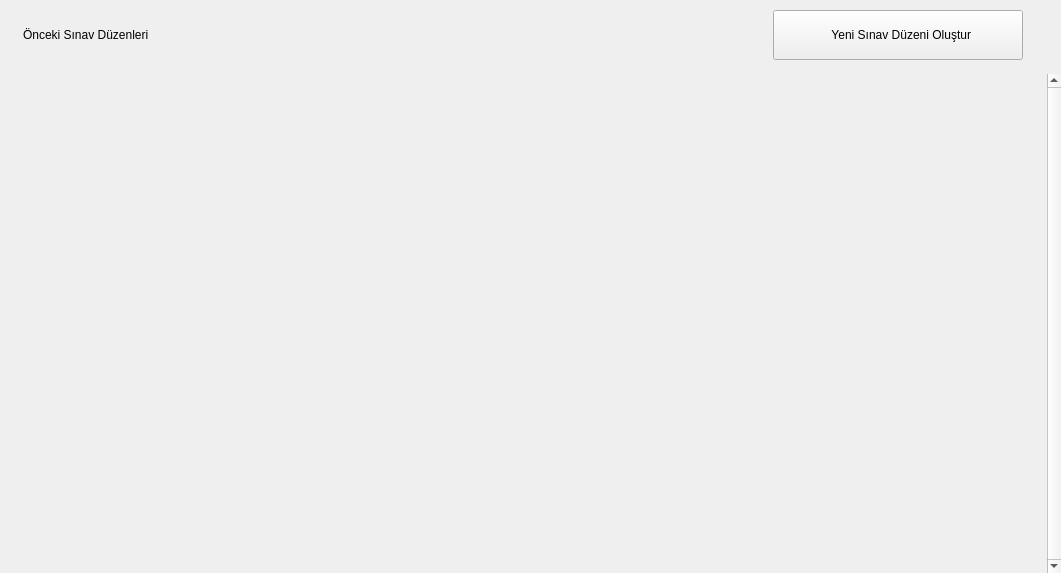
<?xml version="1.0" encoding="UTF-8"?>
<ui version="4.0">
 <class>ikoOSKAR::UI::SchemesPage</class>
 <widget class="QWidget" name="ikoOSKAR::UI::SchemesPage">
  <property name="geometry">
   <rect>
    <x>0</x>
    <y>0</y>
    <width>1061</width>
    <height>573</height>
   </rect>
  </property>
  <property name="windowTitle">
   <string>Form</string>
  </property>
  <layout class="QVBoxLayout" name="verticalLayout_2">
   <property name="spacing">
    <number>4</number>
   </property>
   <property name="leftMargin">
    <number>0</number>
   </property>
   <property name="topMargin">
    <number>0</number>
   </property>
   <property name="rightMargin">
    <number>0</number>
   </property>
   <property name="bottomMargin">
    <number>0</number>
   </property>
   <item>
    <widget class="QWidget" name="wdCenter" native="true">
     <property name="minimumSize">
      <size>
       <width>0</width>
       <height>70</height>
      </size>
     </property>
     <layout class="QHBoxLayout" name="horizontalLayout_2">
      <property name="spacing">
       <number>0</number>
      </property>
      <property name="leftMargin">
       <number>11</number>
      </property>
      <property name="topMargin">
       <number>0</number>
      </property>
      <property name="rightMargin">
       <number>25</number>
      </property>
      <property name="bottomMargin">
       <number>0</number>
      </property>
      <item>
       <widget class="QFrame" name="frmNewScheme">
        <property name="minimumSize">
         <size>
          <width>600</width>
          <height>0</height>
         </size>
        </property>
        <property name="maximumSize">
         <size>
          <width>1000</width>
          <height>16777215</height>
         </size>
        </property>
        <property name="frameShape">
         <enum>QFrame::Shape::NoFrame</enum>
        </property>
        <property name="frameShadow">
         <enum>QFrame::Shadow::Raised</enum>
        </property>
        <layout class="QHBoxLayout" name="horizontalLayout">
         <property name="leftMargin">
          <number>0</number>
         </property>
         <property name="topMargin">
          <number>0</number>
         </property>
         <property name="rightMargin">
          <number>0</number>
         </property>
         <property name="bottomMargin">
          <number>0</number>
         </property>
         <item>
          <widget class="QLabel" name="lblHeader">
           <property name="text">
            <string>Önceki Sınav Düzenleri</string>
           </property>
           <property name="alignment">
            <set>Qt::AlignmentFlag::AlignLeading|Qt::AlignmentFlag::AlignLeft|Qt::AlignmentFlag::AlignVCenter</set>
           </property>
          </widget>
         </item>
         <item>
          <spacer name="horizontalSpacer">
           <property name="orientation">
            <enum>Qt::Orientation::Horizontal</enum>
           </property>
           <property name="sizeHint" stdset="0">
            <size>
             <width>3000</width>
             <height>20</height>
            </size>
           </property>
          </spacer>
         </item>
         <item>
          <widget class="QPushButton" name="btnNewScheme">
           <property name="minimumSize">
            <size>
             <width>250</width>
             <height>50</height>
            </size>
           </property>
           <property name="maximumSize">
            <size>
             <width>250</width>
             <height>50</height>
            </size>
           </property>
           <property name="text">
            <string>  Yeni Sınav Düzeni Oluştur</string>
           </property>
           <property name="icon">
            <iconset resource="../../../assets/resources.qrc">
             <normaloff>:/new-scheme.png</normaloff>:/new-scheme.png</iconset>
           </property>
           <property name="iconSize">
            <size>
             <width>30</width>
             <height>30</height>
            </size>
           </property>
          </widget>
         </item>
        </layout>
       </widget>
      </item>
     </layout>
    </widget>
   </item>
   <item>
    <widget class="QScrollArea" name="scrollArea">
     <property name="frameShape">
      <enum>QFrame::Shape::NoFrame</enum>
     </property>
     <property name="lineWidth">
      <number>0</number>
     </property>
     <property name="verticalScrollBarPolicy">
      <enum>Qt::ScrollBarPolicy::ScrollBarAlwaysOn</enum>
     </property>
     <property name="sizeAdjustPolicy">
      <enum>QAbstractScrollArea::SizeAdjustPolicy::AdjustToContents</enum>
     </property>
     <property name="widgetResizable">
      <bool>true</bool>
     </property>
     <property name="alignment">
      <set>Qt::AlignmentFlag::AlignHCenter|Qt::AlignmentFlag::AlignTop</set>
     </property>
     <widget class="QWidget" name="historyRoot">
      <property name="geometry">
       <rect>
        <x>0</x>
        <y>0</y>
        <width>1047</width>
        <height>499</height>
       </rect>
      </property>
      <property name="sizePolicy">
       <sizepolicy hsizetype="Expanding" vsizetype="Expanding">
        <horstretch>0</horstretch>
        <verstretch>0</verstretch>
       </sizepolicy>
      </property>
      <layout class="QVBoxLayout" name="verticalLayout_3">
       <property name="spacing">
        <number>4</number>
       </property>
       <property name="leftMargin">
        <number>11</number>
       </property>
       <property name="topMargin">
        <number>0</number>
       </property>
       <property name="rightMargin">
        <number>11</number>
       </property>
       <property name="bottomMargin">
        <number>0</number>
       </property>
      </layout>
     </widget>
    </widget>
   </item>
  </layout>
 </widget>
 <resources>
  <include location="../../../assets/resources.qrc"/>
 </resources>
 <connections/>
</ui>
